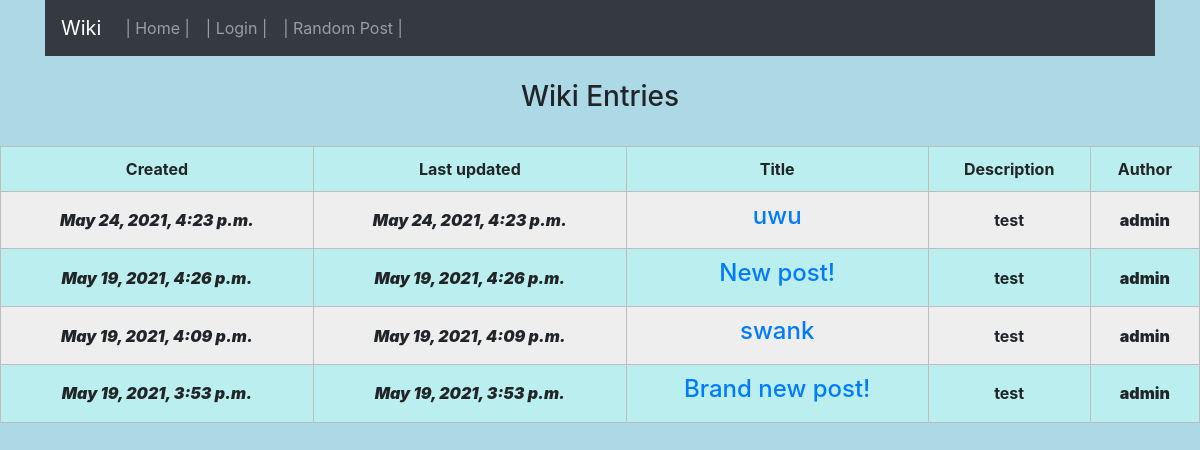
/, run on an earlier commit of the app's database.
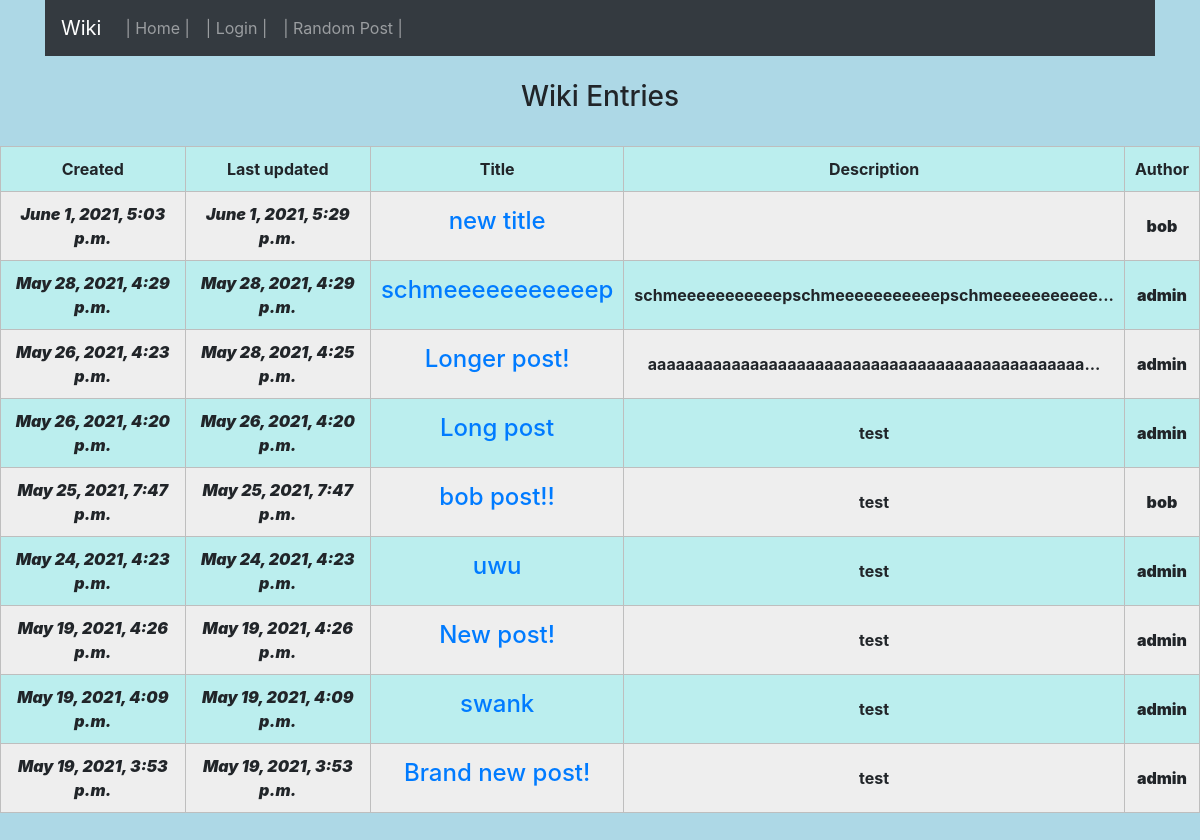
And on a later commit of the database.
### wiki/models.py (models this page shows, shortened)
class Entry(models.Model):
	entry_title = models.CharField(max_length=100)
	entry_text = models.CharField(max_length=5000)
	entry_text_short = models.CharField(max_length=50)
	entry_author = models.ForeignKey(User, on_delete=models.CASCADE)
	entry_date = models.DateTimeField(auto_now_add=True)
	entry_updated = models.DateTimeField(auto_now=True)

### wiki/views.py (the view, shortened to what this page needs)
# urls.py: path('', Index.as_view(), name='index'),
class Index(View):
    def get(self, request):
        loggedIn = request.user.is_authenticated
        return render(request, 'wiki/index.html', {'loggedIn': loggedIn, 'user': request.user, 'entries': Entry.objects.all()})

### wiki/templates/wiki/index.html (shortened to what this page needs)
<!DOCTYPE html>
<html>
  <head>
  </head>
  <body>
    {% include 'wiki/header.html' %}
    <br /><h3>Wiki Entries</h3><br />
    <table style="width:100%">
        <tr>
            <th>Created</th>
            <th>Last updated</th>
            <th>Title</th>
            <th>Description</th>
            <th>Author</th>
        </tr>
    {% for entry in entries reversed %}
        <tr>
            <th><b><i>{{ entry.entry_date }}</b></i></th>
            <th><b><i>{{ entry.entry_updated }}</b></i></th>
            <th><a href="/{{ entry.id }}/"><h4>{{ entry.entry_title }}</h4></a></th>
            <th>{{ entry.entry_text_short }}</th>
            <th><b>{{ entry.entry_author }}</b></th>
        </tr>
    {% endfor %}
    </table>
    <br /><br />
  </body>
</html>

### wiki/templates/wiki/header.html (shortened to what this page needs)
<!DOCTYPE html>
<html>
  <head>
	<link rel="stylesheet" href="https://maxcdn.bootstrapcdn.com/bootstrap/4.5.2/css/bootstrap.min.css">
  </head>
  <body>
    <div class="container">
        <nav class="navbar navbar-expand-sm bg-dark navbar-dark sticky-top">
        	<a class="navbar-brand" href="/">Wiki</a>
            <ul class="navbar-nav">
                <li class="nav-item">
                  <a class="nav-link" href="/">| Home |</a>
                </li>
            {% if loggedIn %}
                <li class="nav-item">
                  <a class="nav-link" href="/user/">| {{ request.user }}'s Account |</a>
                </li>
                <li class="nav-item">
                  <a class="nav-link" href="/create/">| New Post |</a>
                </li>
            {% else %}
                <li class="nav-item">
                  <a class="nav-link" href="/user/">| Login |</a>
                </li>
            {% endif %}
                <li class="nav-item">
                  <a class="nav-link" href="/">| Random Post |</a>
                </li>
            </ul>
    	</nav>
</div>
</body>
</html>

### wiki/templates/wiki/index.html (style rules this page uses)
body { background-color: lightblue; }
th { border: 1px solid rgb(190, 190, 190); padding: 10px; }
tr:nth-child(even) { background-color: #eee; }
tr:nth-child(odd) { background-color: #bee; }

### wiki/templates/wiki/header.html (style rules this page uses)
body { background-color: lightblue; text-align: center; }

What changed in the data, as far as the page shows it:
added Entry: entry_date "June 1, 2021, 5:03 p.m.", entry_updated "June 1, 2021, 5:29 p.m.", entry_title "new title", entry_author "bob"
added Entry: entry_date "May 28, 2021, 4:29 p.m.", entry_updated "May 28, 2021, 4:29 p.m.", entry_title "schmeeeeeeeeeeep", entry_text_short "schmeeeeeeeeeeepschmeeeeeeeeeeepschmeeeeeeeeeee...", entry_author "admin"
added Entry: entry_date "May 26, 2021, 4:23 p.m.", entry_updated "May 28, 2021, 4:25 p.m.", entry_title "Longer post!", entry_text_short "aaaaaaaaaaaaaaaaaaaaaaaaaaaaaaaaaaaaaaaaaaaaaaa...", entry_author "admin"
added Entry: entry_date "May 26, 2021, 4:20 p.m.", entry_updated "May 26, 2021, 4:20 p.m.", entry_title "Long post", entry_text_short "test", entry_author "admin"
added Entry: entry_date "May 25, 2021, 7:47 p.m.", entry_updated "May 25, 2021, 7:47 p.m.", entry_title "bob post!!", entry_text_short "test", entry_author "bob"
